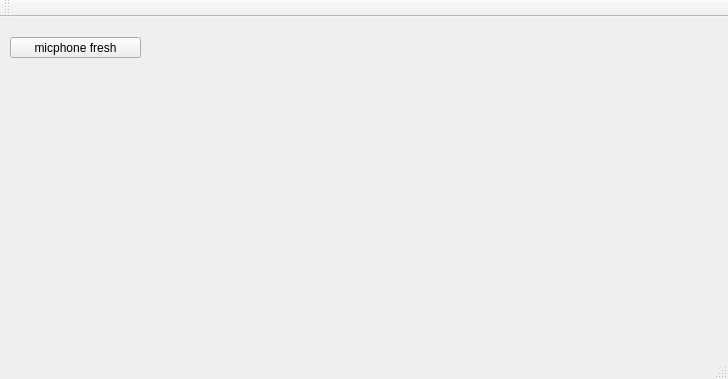
<?xml version="1.0" encoding="UTF-8"?>
<ui version="4.0">
 <class>MainWindow</class>
 <widget class="QMainWindow" name="MainWindow">
  <property name="geometry">
   <rect>
    <x>0</x>
    <y>0</y>
    <width>728</width>
    <height>379</height>
   </rect>
  </property>
  <property name="windowTitle">
   <string>MainWindow</string>
  </property>
  <widget class="QWidget" name="centralWidget">
   <widget class="QPushButton" name="pushButtonMicUpdate">
    <property name="geometry">
     <rect>
      <x>10</x>
      <y>20</y>
      <width>131</width>
      <height>21</height>
     </rect>
    </property>
    <property name="text">
     <string>micphone fresh</string>
    </property>
   </widget>
  </widget>
  <widget class="QMenuBar" name="menuBar">
   <property name="geometry">
    <rect>
     <x>0</x>
     <y>0</y>
     <width>728</width>
     <height>22</height>
    </rect>
   </property>
  </widget>
  <widget class="QToolBar" name="mainToolBar">
   <attribute name="toolBarArea">
    <enum>TopToolBarArea</enum>
   </attribute>
   <attribute name="toolBarBreak">
    <bool>false</bool>
   </attribute>
  </widget>
  <widget class="QStatusBar" name="statusBar"/>
 </widget>
 <layoutdefault spacing="6" margin="11"/>
 <resources/>
 <connections/>
</ui>
